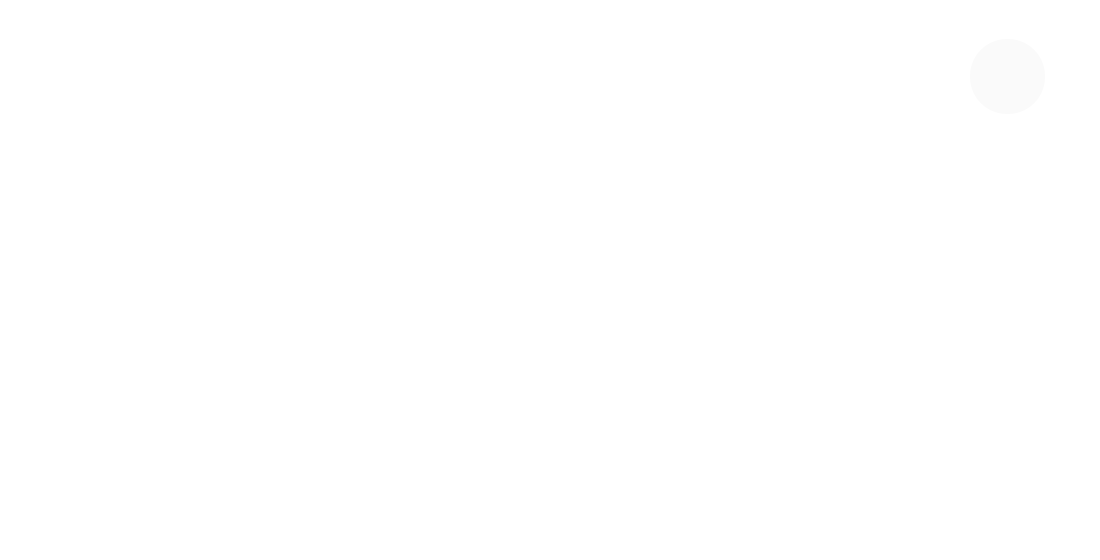
<?xml version="1.0" encoding="UTF-8"?>
<ui version="4.0">
 <class>MainWindow</class>
 <widget class="QMainWindow" name="MainWindow">
  <property name="geometry">
   <rect>
    <x>0</x>
    <y>0</y>
    <width>1100</width>
    <height>560</height>
   </rect>
  </property>
  <property name="windowTitle">
   <string>Music Store</string>
  </property>
  <property name="windowIcon">
   <iconset resource="resources/resources.qrc">
    <normaloff>:/Music.svg</normaloff>:/Music.svg</iconset>
  </property>
  <widget class="QWidget" name="centralwidget">
   <widget class="QStackedWidget" name="stackedWidget">
    <property name="geometry">
     <rect>
      <x>0</x>
      <y>0</y>
      <width>1100</width>
      <height>560</height>
     </rect>
    </property>
    <property name="styleSheet">
     <string notr="true">QWidget {
	background-color: #ffffff;
}</string>
    </property>
    <widget class="QWidget" name="user_page">
     <widget class="QPushButton" name="pushButton_logout">
      <property name="geometry">
       <rect>
        <x>970</x>
        <y>39</y>
        <width>75</width>
        <height>75</height>
       </rect>
      </property>
      <property name="styleSheet">
       <string notr="true">QPushButton {
	background-color: #fafafa;
	border: 0px;
	border-radius: 37px; 
}</string>
      </property>
      <property name="text">
       <string/>
      </property>
      <property name="icon">
       <iconset resource="resources/resources.qrc">
        <normaloff>:/navigate_next.svg</normaloff>:/navigate_next.svg</iconset>
      </property>
      <property name="iconSize">
       <size>
        <width>35</width>
        <height>35</height>
       </size>
      </property>
     </widget>
     <widget class="QLabel" name="label_clientname">
      <property name="geometry">
       <rect>
        <x>56</x>
        <y>40</y>
        <width>473</width>
        <height>31</height>
       </rect>
      </property>
      <property name="styleSheet">
       <string notr="true">QLabel {
	color: #1d1b20;
	background-color: transparent;
	font: 700 21pt &quot;JetBrains Mono&quot;;
}</string>
      </property>
      <property name="text">
       <string/>
      </property>
      <property name="alignment">
       <set>Qt::AlignmentFlag::AlignLeading|Qt::AlignmentFlag::AlignLeft|Qt::AlignmentFlag::AlignVCenter</set>
      </property>
     </widget>
     <widget class="QScrollArea" name="scrollArea_2">
      <property name="geometry">
       <rect>
        <x>215</x>
        <y>96</y>
        <width>671</width>
        <height>463</height>
       </rect>
      </property>
      <property name="styleSheet">
       <string notr="true">QScrollArea{
	background-color: transparent;
	border: 0px;
}

QScrollBar:vertical {
        border: none;
        background: transparent;
        width: 10px;
        margin: 0px 0px 0px 0px;
    }
    QScrollBar::handle:vertical {
        background: #9b9c9c;
        min-height: 20px;
        border-radius: 5px;
    }
    QScrollBar::add-line:vertical, QScrollBar::sub-line:vertical {
        background: none;
        height: 0px;
    }
    QScrollBar::add-page:vertical, QScrollBar::sub-page:vertical {
        background: transparent;
    }</string>
      </property>
      <property name="verticalScrollBarPolicy">
       <enum>Qt::ScrollBarPolicy::ScrollBarAlwaysOff</enum>
      </property>
      <property name="horizontalScrollBarPolicy">
       <enum>Qt::ScrollBarPolicy::ScrollBarAlwaysOff</enum>
      </property>
      <property name="widgetResizable">
       <bool>false</bool>
      </property>
      <property name="alignment">
       <set>Qt::AlignmentFlag::AlignHCenter|Qt::AlignmentFlag::AlignTop</set>
      </property>
      <widget class="QWidget" name="scrollAreaWidgetContents_2">
       <property name="geometry">
        <rect>
         <x>0</x>
         <y>0</y>
         <width>981</width>
         <height>685</height>
        </rect>
       </property>
      </widget>
     </widget>
    </widget>
    <widget class="QWidget" name="login">
     <widget class="QLineEdit" name="lineEdit_login">
      <property name="geometry">
       <rect>
        <x>345</x>
        <y>211</y>
        <width>409</width>
        <height>36</height>
       </rect>
      </property>
      <property name="styleSheet">
       <string notr="true">QLineEdit{
	color: #1d1b20;
	background-color: #fafafa;
	border-radius: 13px; 
	font: 16pt &quot;JetBrains Mono&quot;;
	padding-left: 27px;
}

QLineEdit:focus {
    border: 2px solid #140f10;  
}</string>
      </property>
      <property name="alignment">
       <set>Qt::AlignmentFlag::AlignCenter</set>
      </property>
     </widget>
     <widget class="QLineEdit" name="lineEdit_password">
      <property name="geometry">
       <rect>
        <x>345</x>
        <y>255</y>
        <width>409</width>
        <height>36</height>
       </rect>
      </property>
      <property name="styleSheet">
       <string notr="true">QLineEdit{
	color: #1d1b20;
	background-color: #fafafa;
	border-radius: 13px; 
	font: 16pt &quot;JetBrains Mono&quot;;
	padding-left: 27px;
}

QLineEdit:focus {
    border: 2px solid #140f10;  
}</string>
      </property>
      <property name="inputMethodHints">
       <set>Qt::InputMethodHint::ImhHiddenText|Qt::InputMethodHint::ImhNoAutoUppercase|Qt::InputMethodHint::ImhNoPredictiveText|Qt::InputMethodHint::ImhSensitiveData</set>
      </property>
      <property name="echoMode">
       <enum>QLineEdit::EchoMode::Password</enum>
      </property>
      <property name="alignment">
       <set>Qt::AlignmentFlag::AlignCenter</set>
      </property>
     </widget>
     <widget class="QPushButton" name="pushButton_login">
      <property name="geometry">
       <rect>
        <x>506</x>
        <y>310</y>
        <width>89</width>
        <height>38</height>
       </rect>
      </property>
      <property name="styleSheet">
       <string notr="true">QPushButton {
	background-color: #fafafa;
	color: #140f10;
	font: 16pt &quot;JetBrains Mono&quot;;
	border-radius: 12px;
}</string>
      </property>
      <property name="text">
       <string>Вход</string>
      </property>
     </widget>
    </widget>
    <widget class="QWidget" name="main">
     <widget class="QScrollArea" name="scrollArea">
      <property name="geometry">
       <rect>
        <x>262</x>
        <y>0</y>
        <width>671</width>
        <height>560</height>
       </rect>
      </property>
      <property name="styleSheet">
       <string notr="true">QScrollArea{
	background-color: transparent;
	border: 0px;
}

QScrollBar:vertical {
        border: none;
        background: transparent;
        width: 10px;
        margin: 0px 0px 0px 0px;
    }
    QScrollBar::handle:vertical {
        background: #9b9c9c;
        min-height: 20px;
        border-radius: 5px;
    }
    QScrollBar::add-line:vertical, QScrollBar::sub-line:vertical {
        background: none;
        height: 0px;
    }
    QScrollBar::add-page:vertical, QScrollBar::sub-page:vertical {
        background: transparent;
    }</string>
      </property>
      <property name="verticalScrollBarPolicy">
       <enum>Qt::ScrollBarPolicy::ScrollBarAlwaysOff</enum>
      </property>
      <property name="horizontalScrollBarPolicy">
       <enum>Qt::ScrollBarPolicy::ScrollBarAlwaysOff</enum>
      </property>
      <property name="widgetResizable">
       <bool>false</bool>
      </property>
      <property name="alignment">
       <set>Qt::AlignmentFlag::AlignHCenter|Qt::AlignmentFlag::AlignTop</set>
      </property>
      <widget class="QWidget" name="scrollAreaWidgetContents">
       <property name="geometry">
        <rect>
         <x>0</x>
         <y>0</y>
         <width>981</width>
         <height>685</height>
        </rect>
       </property>
      </widget>
     </widget>
    </widget>
    <widget class="QWidget" name="cart">
     <widget class="QScrollArea" name="scrollArea_3">
      <property name="geometry">
       <rect>
        <x>215</x>
        <y>96</y>
        <width>671</width>
        <height>464</height>
       </rect>
      </property>
      <property name="styleSheet">
       <string notr="true">QScrollArea{
	background-color: transparent;
	border: 0px;
}

QScrollBar:vertical {
        border: none;
        background: transparent;
        width: 10px;
        margin: 0px 0px 0px 0px;
    }
    QScrollBar::handle:vertical {
        background: #9b9c9c;
        min-height: 20px;
        border-radius: 5px;
    }
    QScrollBar::add-line:vertical, QScrollBar::sub-line:vertical {
        background: none;
        height: 0px;
    }
    QScrollBar::add-page:vertical, QScrollBar::sub-page:vertical {
        background: transparent;
    }</string>
      </property>
      <property name="verticalScrollBarPolicy">
       <enum>Qt::ScrollBarPolicy::ScrollBarAlwaysOff</enum>
      </property>
      <property name="horizontalScrollBarPolicy">
       <enum>Qt::ScrollBarPolicy::ScrollBarAlwaysOff</enum>
      </property>
      <property name="widgetResizable">
       <bool>false</bool>
      </property>
      <property name="alignment">
       <set>Qt::AlignmentFlag::AlignHCenter|Qt::AlignmentFlag::AlignTop</set>
      </property>
      <widget class="QWidget" name="scrollAreaWidgetContents_3">
       <property name="geometry">
        <rect>
         <x>0</x>
         <y>0</y>
         <width>981</width>
         <height>685</height>
        </rect>
       </property>
      </widget>
     </widget>
     <widget class="QLabel" name="label_cart_total">
      <property name="geometry">
       <rect>
        <x>56</x>
        <y>40</y>
        <width>473</width>
        <height>31</height>
       </rect>
      </property>
      <property name="styleSheet">
       <string notr="true">QLabel {
	color: #1d1b20;
	background-color: transparent;
	font: 700 21pt &quot;JetBrains Mono&quot;;
}</string>
      </property>
      <property name="text">
       <string/>
      </property>
      <property name="alignment">
       <set>Qt::AlignmentFlag::AlignLeading|Qt::AlignmentFlag::AlignLeft|Qt::AlignmentFlag::AlignVCenter</set>
      </property>
     </widget>
     <widget class="QPushButton" name="pushButton_clean_cart">
      <property name="geometry">
       <rect>
        <x>970</x>
        <y>19</y>
        <width>75</width>
        <height>75</height>
       </rect>
      </property>
      <property name="styleSheet">
       <string notr="true">QPushButton {
	background-color: #fafafa;
	border: 0px;
	border-radius: 37px; 
}</string>
      </property>
      <property name="text">
       <string/>
      </property>
      <property name="icon">
       <iconset resource="resources/resources.qrc">
        <normaloff>:/delete.svg</normaloff>:/delete.svg</iconset>
      </property>
      <property name="iconSize">
       <size>
        <width>35</width>
        <height>35</height>
       </size>
      </property>
     </widget>
     <widget class="QPushButton" name="pushButton_submit_cart">
      <property name="geometry">
       <rect>
        <x>970</x>
        <y>469</y>
        <width>75</width>
        <height>75</height>
       </rect>
      </property>
      <property name="styleSheet">
       <string notr="true">QPushButton {
	background-color: #fafafa;
	border: 0px;
	border-radius: 37px; 
}</string>
      </property>
      <property name="text">
       <string/>
      </property>
      <property name="icon">
       <iconset resource="resources/resources.qrc">
        <normaloff>:/check.svg</normaloff>:/check.svg</iconset>
      </property>
      <property name="iconSize">
       <size>
        <width>35</width>
        <height>35</height>
       </size>
      </property>
     </widget>
     <widget class="QLabel" name="label_cart_total_2">
      <property name="geometry">
       <rect>
        <x>392</x>
        <y>71</y>
        <width>315</width>
        <height>19</height>
       </rect>
      </property>
      <property name="styleSheet">
       <string notr="true">QLabel {
	color: #9b9c9c;
	background-color: transparent;
	font: 12pt &quot;JetBrains Mono&quot;;
}</string>
      </property>
      <property name="text">
       <string/>
      </property>
      <property name="alignment">
       <set>Qt::AlignmentFlag::AlignCenter</set>
      </property>
     </widget>
    </widget>
   </widget>
  </widget>
 </widget>
 <resources>
  <include location="resources/resources.qrc"/>
 </resources>
 <connections/>
</ui>
